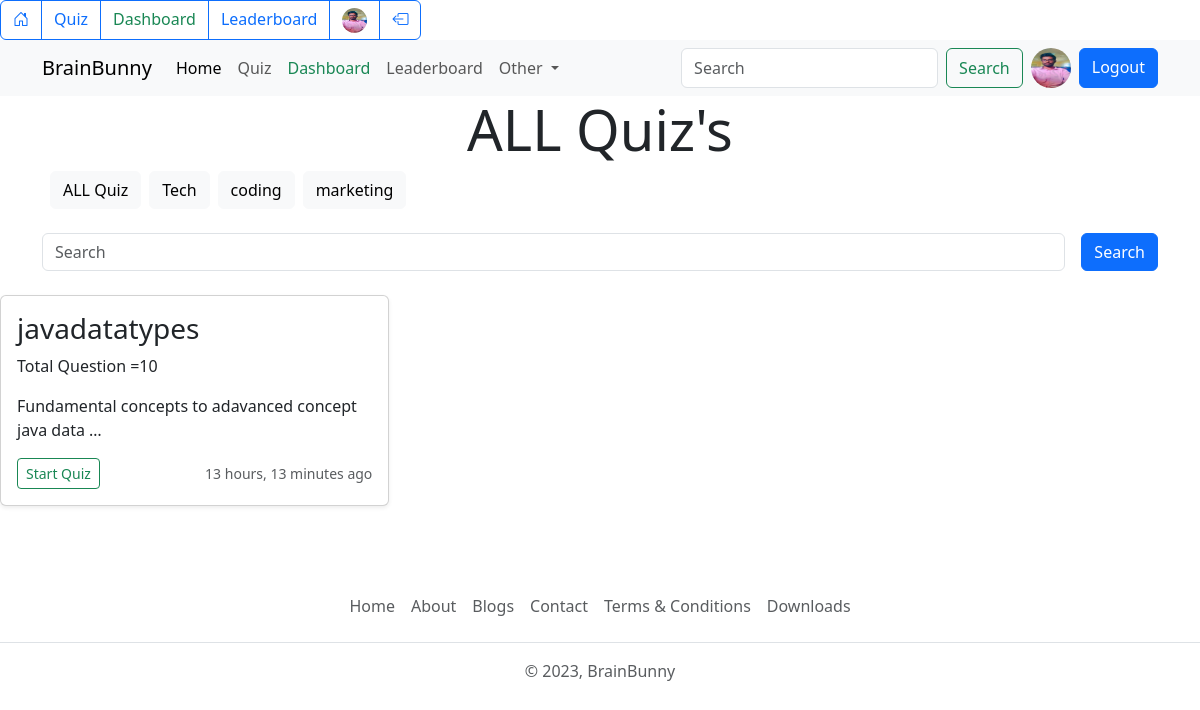
The page /quiz/all_quiz (signed in) on the database its author committed.
### account/models.py (models this page shows, shortened)
class Profile(models.Model):
    user = models.OneToOneField(User, on_delete=models.CASCADE, null=True, verbose_name='User Object') #verbose_name
    bio = models.TextField(blank=True, null=True)
    profile_img = models.ImageField(upload_to='profile_images', default='user.png', blank=True, null=True, verbose_name='Profile Pic')
    location = models.CharField(max_length=100, blank=True, null=True)
    GENDER = (
        ('Male', 'Male'),
        ('Female', 'Female'),
        ('Other', 'Other'),
    )
    gender = models.CharField(max_length=6, choices=GENDER, blank=True, null=True)

### quiz/models.py (models this page shows, shortened)
class Category(models.Model):
    name = models.CharField(max_length=15)
    class Meta:
        verbose_name_plural = 'Categories'

class Quiz(models.Model):
    title = models.CharField(max_length=255)
    description = models.TextField()
    category = models.ForeignKey(Category, on_delete=models.CASCADE)
    quiz_file = models.FileField(upload_to='quiz/')
    created_at = models.DateTimeField(auto_now_add=True)
    updated_at = models.DateTimeField(auto_now=True)
    class Meta:
        verbose_name_plural = 'Quizzes'

### quiz/views.py (the view)
# urls.py: path('all_quiz', views.all_quiz_view, name='all_quiz'),
@login_required
def all_quiz_view(request):
    quizzes = Quiz.objects.order_by('-created_at')
    categories = Category.objects.all()
    context = {"quizzes": quizzes, "categories": categories}
    return render(request, 'all-quiz.html', context)

### base/templates/all-quiz.html (shortened to what this page needs)
{% extends 'index.html' %}
{% block content %}
<h1 class="display-4 text-center">ALL Quiz's</h1>
<div class="container">
  <div class="d-flex flex-wrap">
  <a href="{% url 'all_quiz' %}" class="btn btn-light ms-2">ALL Quiz</a>
  {% for category in categories %}
  <a href="{% url 'search' category.name %}" class="btn btn-light ms-2">{{category.name}}</a>
  {% endfor %}
</div>
</div>
<form class=" container d-flex my-4" role="search" method="get" action="{% url 'search' ' '%}">
        <input  name="q"    class="form-control me-2" type="search" placeholder="Search" aria-label="Search">
        <a href="#" type="submit" class="btn btn-primary ms-2">Search</a>
    </form >
    <div class="row row-cols-1 row-cols-sm-2 row-cols-md-3 g-3">
      {% if quizzes|length > 0 %}
      {% for quiz in quizzes %}
      <div class="col">
          <div class="card shadow-sm">
            <div class="card-body">
              <h3>{{quiz.title}}</h3>
              <p class="card-text ">Total Question =10</p>
              <p class="card-text">{{quiz.description|truncatewords:7}}</p>
              <div class="d-flex justify-content-between align-items-center">
                <div class="btn-group">
                  <a href="{% url 'quiz' quiz.id %}"  class="btn btn-sm btn-outline-success">Start Quiz</a>
                </div>
                <small class="text-body-secondary">{{quiz.created_at|timesince}} ago</small>
              </div>
            </div>
          </div>
        </div>
        {% endfor %}
        {% else %}
        <div class="col-lg-12 col-mid-12 col-12">
          <p class="text-center text-danger fs-5">There is no quiz currently available</p>
        </div>
        {% endif %}
      </div>
{% endblock content %}

### base/templates/components/navbar.html (shortened to what this page needs)
    <div class="btn-group" role="group" aria-label="Basic outlined example">
        <a href="{% url 'home' %}" class="btn btn-outline-primary"><i class="bi bi-house-door"></i></a>
        <a href="{% url 'all_quiz' %}" class="btn btn-outline-primary">Quiz</a>
        {% if request.user.is_superuser %}
        <a href="{% url 'dashboard' %}" class="btn btn-outline-primary text-success">Dashboard</a>
        {% endif %}
        <a href="{% url 'leaderboard' %}" class="btn btn-outline-primary">Leaderboard</a>
        {% if request.user.is_authenticated %}
        <a href="{% url 'profile' request.user.username %}" class="btn btn-outline-primary">
            <img src="{{request.user.profile.profile_img.url}}" class="rounded-circle" width="25" height="25" alt="profile_img">
        </a>
        <a href="{% url 'logout' %}" class="btn btn-outline-primary"><i class="bi bi-box-arrow-left"></i></a>
        {% else %}
        <a href="{% url 'login' %}" class="btn btn-outline-primary"><i class="bi bi-box-arrow-right"></i></a>
        {% endif %}
    </div>
<nav class="navbar navbar-expand-lg bg-body-tertiary d-none d-lg-block">
    <div class="container">
        <a class="navbar-brand" href="{% url 'home' %}">BrainBunny</a>
        <div class="collapse navbar-collapse" id="navbarSupportedContent">
            <ul class="navbar-nav me-auto mb-2 mb-lg-0">
                <li class="nav-item">
                    <a class="nav-link active" aria-current="page" href="{% url 'home' %}">Home</a>
                </li>
                <li class="nav-item">
                    <a class="nav-link" href="{% url 'all_quiz' %}">Quiz</a>
                </li>
                {% if request.user.is_superuser %}
                <li class="nav-item">
                    <a class="nav-link text-success" href="{% url 'dashboard' %}">Dashboard</a>
                </li>
                {% endif %}
                <li class="nav-item">
                    <a class="nav-link" href="{% url 'leaderboard' %}">Leaderboard</a>
                </li>
                <li class="nav-item dropdown">
                    <a class="nav-link dropdown-toggle" href="#" role="button" data-bs-toggle="dropdown"
                        aria-expanded="false">
                        Other
                    </a>
                </li>
            </ul>
            <form class="d-flex" role="search" action="{% url 'search_users' %}">
                <input class="form-control me-2" type="search" name="q" placeholder="Search" aria-label="Search">
                <button class="btn btn-outline-success" type="submit">Search</button>
                {% if request.user.is_authenticated %}
                <a href="{% url 'profile' request.user.username %}" data-bs-toggle="tooltip" data-bs-placement="bottom" data-bs-title="@{{request.user.username}}" class="mx-2">
                    <img src="{{request.user.profile.profile_img.url}}" class="rounded-circle" width="40" height="40" alt="profile_img">
                </a>
                <a href="{% url 'logout' %}" class="btn btn-primary">Logout</a>
                {% else %}
                <a href="{% url 'login' %}" class="btn btn-primary ms-2">Login</a>
                {% endif %}
            </form>
        </div>
    </div>
</nav>

### rows shown on the page
Category: name "Tech"
Category: name "coding"
Category: name "marketing"
Quiz: title "javadatatypes", description "Fundamental concepts to adavanced concept java data …", created_at "13 hours, 13 minutes"
